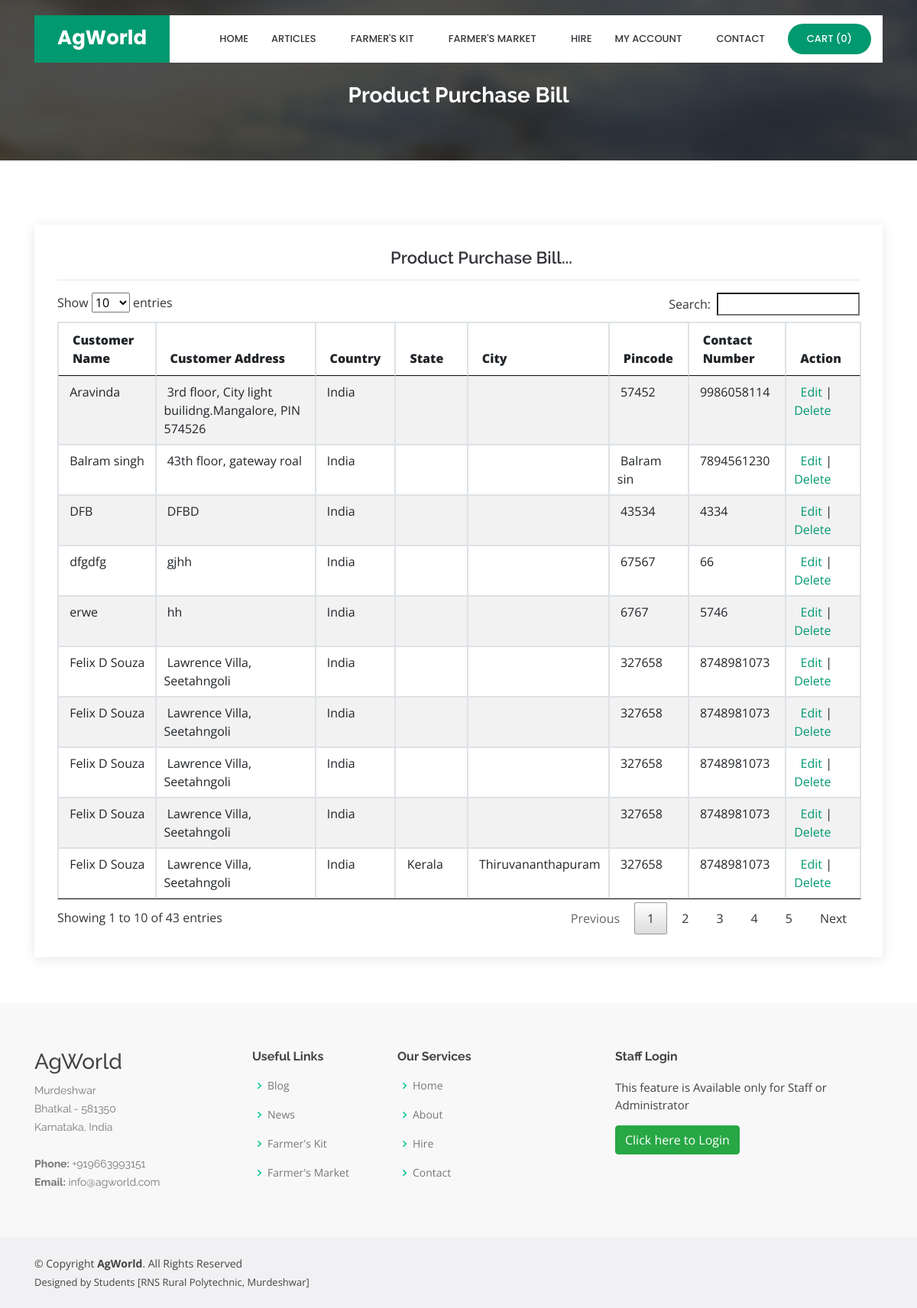
/viewProductpurchasebill.php, run on the app's committed database.
### tables this page shows
CREATE TABLE `product_purchase_bill` (
  `product_purchase_bill_id` int(10) NOT NULL,
  `customer_id` int(10) NOT NULL,
  `country_id` int(10) NOT NULL,
  `state_id` int(10) NOT NULL,
  `city_id` int(10) NOT NULL,
  `customer_name` varchar(25) NOT NULL,
  `customer_address` text NOT NULL,
  `pincode` varchar(10) NOT NULL,
  `customer_contact_number` varchar(15) NOT NULL,
  `purchase_date` date NOT NULL,
  `status` varchar(10) NOT NULL,
  `payment_type` varchar(25) NOT NULL,
  `payment_description` text NOT NULL,
  `seller_id` int(10) NOT NULL
);

CREATE TABLE `country` (
  `country_id` int(10) NOT NULL,
  `country` varchar(25) NOT NULL,
  `description` text NOT NULL,
  `status` varchar(10) NOT NULL
);

CREATE TABLE `state` (
  `state_id` int(10) NOT NULL,
  `country_id` int(10) NOT NULL,
  `state` varchar(25) NOT NULL,
  `description` text NOT NULL,
  `status` varchar(10) NOT NULL
);

CREATE TABLE `city` (
  `city_id` int(10) NOT NULL,
  `country_id` int(10) NOT NULL,
  `state_id` int(10) NOT NULL,
  `city` varchar(25) NOT NULL,
  `description` text NOT NULL,
  `status` varchar(10) NOT NULL
);

### viewProductpurchasebill.php (the view, shortened to what this page needs)
<?php
include("header.php");
include("dbconnection.php");
?>
  <main id="main">
    <section id="cta" class="cta">
      <div class="container">
        <div class="text-center" data-aos="zoom-in">
		<br><br>
          <h3>Product Purchase Bill</h3>
        </div>
      </div>
    </section>
    <section id="contact" class="contact">
      <div class="container">
        <div class="row">
          <div class="col-lg-12" data-aos="fade-up" data-aos-delay="100">
            <div class="info mt-4 ">
		<center><h4>Product Purchase Bill...</h4></center><hr>
<?php
							$sql = "SELECT * FROM product_purchase_bill";
							  $qsql = mysqli_query($con,$sql);
							if(mysqli_num_rows($qsql)  == 0)
									{
										echo "<center>There is no Product purchase bill to display!!</center>";
									}
									else
									{
										?>
							<table ID="datatable" class="table table-striped table-bordered"  style="width:100%">
								<THEAD>
							  <tr>
						      <th><strong>Customer Name</strong></th>
						      <th><strong>Customer Address</strong></th>
						      <th><strong>Country</strong></th>
						      <th><strong>State</strong></th>
						      <th><strong>City</strong></th>
						      <th><strong>Pincode</strong></th>
						      <th><strong>Contact Number</strong></th>
                               <th><strong>Action</strong></th>
						      </tr>
								</THEAD>
								<TBODY>
                              <?php
							  while($rs = mysqli_fetch_array($qsql))
							  {
								   $sql1 = "SELECT * FROM country WHERE country_id='$rs[country_id]'";
								  $qsql1 = mysqli_query($con,$sql1);
								  $rs1 = mysqli_fetch_array($qsql1);
							      $sql2 = "SELECT * FROM state WHERE state_id='$rs[state_id]'";
								  $qsql2 = mysqli_query($con,$sql2);
								  $rs2 = mysqli_fetch_array($qsql2);
								  $sql3 = "SELECT * FROM city WHERE city_id='$rs[city_id]'";
								  $qsql3 = mysqli_query($con,$sql3);
								  $rs3 = mysqli_fetch_array($qsql3);
							  echo "
							  <tr>
						      <td>&nbsp;$rs[customer_name]</td>
						      <td>&nbsp;$rs[customer_address]</td>
						      <td>&nbsp;$rs1[country]</td>
						      <td>&nbsp;$rs2[state]</td>
						      <td>&nbsp;$rs3[city]</td>
						      <td>&nbsp;$rs[pincode]</td>
						      <td>&nbsp;$rs[customer_contact_number]</td>
							    <td>&nbsp;  <a href='Productpurchasebill.php?editid=$rs[product_purchase_bill_id]'>Edit</a> |  <a href='viewProductpurchasebill.php?deleteid=$rs[product_purchase_bill_id]'onclick='return delconfirm()'>Delete</a></td>
						      </tr>";
							  }
							  ?>
								</TBODY>
						  </table>
						<?php
						 }
						?>
            </div>
		  </div>
        </div>
      </div>
    </section>
  </main>
<?php
include("footer.php");
?>

### assets/css/style.css (style rules this page uses)
body { font-family: "Open Sans", sans-serif; color: #444444; }
a { color: #009970; }
h1, h2, h3, h4, h5, h6 { font-family: "Raleway", sans-serif; }
section { padding: 60px 0; overflow: hidden; }
.cta { background: linear-gradient(rgba(2, 2, 2, 0.7), rgba(0, 0, 0, 0.7)), url("../img/cta-bg.jpg") fixed center center; background-size: cover; padding: 60px 0; }
.cta h3 { color: #fff; font-size: 28px; font-weight: 700; }
.contact .info { padding: 30px; width: 100%; background: #fff; box-shadow: 0px 2px 15px rgba(0, 0, 0, 0.1); }
.contact .info h4 { padding: 0 0 0 60px; font-size: 22px; font-weight: 600; margin-bottom: 5px; color: #36343a; }

### data on the page
product_purchase_bill: customer_name "DFB", customer_address "DFBD", country.country "India", pincode "43534", customer_contact_number "4334"
product_purchase_bill: customer_name "dfgdfg", customer_address "gjhh", country.country "India", pincode "67567", customer_contact_number "66"
product_purchase_bill: customer_name "erwe", customer_address "hh", country.country "India", pincode "6767", customer_contact_number "5746"
product_purchase_bill: customer_name "Aravinda", customer_address "3rd floor, City light builidng.Mangalore, PIN 574526", country.country "India", pincode "57452", customer_contact_number "9986058114"
product_purchase_bill: customer_name "Felix D Souza", customer_address "Lawrence Villa, Seetahngoli", country.country "India", pincode "327658", customer_contact_number "8748981073"
product_purchase_bill: customer_name "Felix D Souza", customer_address "Lawrence Villa, Seetahngoli", country.country "India", pincode "327658", customer_contact_number "8748981073"
product_purchase_bill: customer_name "Felix D Souza", customer_address "Lawrence Villa, Seetahngoli", country.country "India", pincode "327658", customer_contact_number "8748981073"
product_purchase_bill: customer_name "Felix D Souza", customer_address "Lawrence Villa, Seetahngoli", country.country "India", pincode "327658", customer_contact_number "8748981073"
product_purchase_bill: customer_name "Felix D Souza", customer_address "Lawrence Villa, Seetahngoli", country.country "India", state.state "Kerala", city.city "Thiruvananthapuram", pincode "327658", customer_contact_number "8748981073"
product_purchase_bill: customer_name "Balram singh", customer_address "43th floor, gateway roal", country.country "India", pincode "Balram sin", customer_contact_number "7894561230"

### other printed values
mysqli_num_rows($qsqlproduct_purchase_record) "0"
